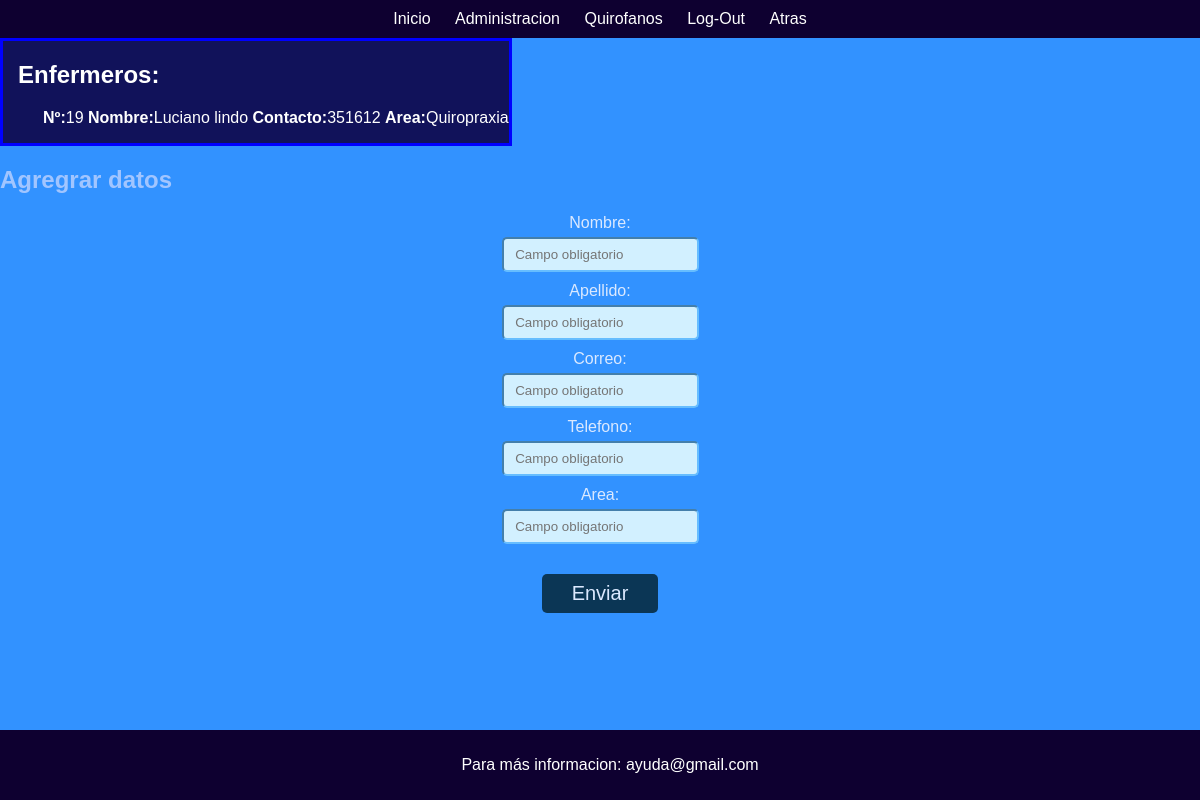
The app's page /Punk_Alerta_Azul/Punks-main/adm_enfermeros.php with its own data.
### tables this page shows
CREATE TABLE `enfermeros` (
  `id_enfermero` int(11) NOT NULL,
  `nombre` text NOT NULL,
  `apellido` text NOT NULL,
  `telefono` int(200) NOT NULL,
  `correo` varchar(200) NOT NULL,
  `area` text NOT NULL
);

### Punk_Alerta_Azul/Punks-main/adm_enfermeros.php (the view, shortened to what this page needs)
<!DOCTYPE html>
<html lang="en">
<head>
    <link rel="stylesheet" href="./css/Punk.css">
</head>
<body id="inicio">
    <div class="top-bar">
        <a href="#inicio">Inicio</a>
        <a href="adm.php">Administracion</a>
        <a href="hospital.php">Quirofanos</a>
        <a href="index.php">Log-Out</a>
        <a href="hospital.php">Atras</a>
    </div>
    <div class="mostrar">
    <h2 style="padding-left: 15px">Enfermeros:</h2>
        <?php
            include ("conexion.php");
            $consulta = mysqli_query($conexion,"SELECT * FROM enfermeros");
            while ($lista_consulta= mysqli_fetch_assoc($consulta) ){
        ?>
            <div>
                <ul>
                    <li><b>Nº:</b> <?php echo $lista_consulta["id_enfermero"];?> </li>
                    <li><b>Nombre:</b> <?php echo $lista_consulta["nombre"]." ".$lista_consulta["apellido"];?> </li>
                    <li><b>Contacto:</b> <?php echo $lista_consulta["telefono"];?> </li>
                    <li><b>Area:</b> <?php echo $lista_consulta["area"];?> </li>
                </ul>
            </div>
        <?php } ?>
    </div>
    <section class="Form">
        <h2>Agregrar datos</h2>
        <form action="insertar_enfermeros.php" method="POST">
            <div>
                <label> Nombre: </label>
                <input type="text" name="nombre" placeholder=" Campo obligatorio" required>
            </div>
            <div>
                <label> Apellido: </label>
                <input type="text" name="apellido" placeholder=" Campo obligatorio" required>
            </div>
            <div>
                <label> Correo: </label>
                <input type="email" name="correo" placeholder=" Campo obligatorio" required>
            </div>
            <div>
                <label> Telefono: </label>
                <input type="int" name="telefono" placeholder=" Campo obligatorio" required>
            </div>
            <div>
                <label> Area: </label>
                <input type="text" name="area" placeholder=" Campo obligatorio" required>
            </div>
            <div>
                <button type="submit" data-bs-toggle="modal" data-bs-target="#staticBackdrop">Enviar</button>
            </div>
        </form>
    </section>
    <div class="elemento-abajo">
        <p>Para más informacion: ayuda@gmail.com</p>
    </div>
</body>
</html>

### Punk_Alerta_Azul/Punks-main/css/Punk.css (style rules this page uses)
html { height: 100%; }
body { font-family: Arial, sans-serif; margin: 0; padding: 0; color: rgb(161, 197, 255); background-color: rgb(50, 146, 255); height: inherit; }
form { display: flex; flex-direction: column; align-items: center; margin-top: 15px; margin-bottom: 20px; }
label { display: block; margin-bottom: 5px; text-align: center; color: rgb(219, 233, 255); }
input { padding: 8px; border-radius: 5px; margin-bottom: 10px; background-color: rgb(210, 240, 255); border-color: rgb(102, 189, 255); }
button { font-size: 20px; margin-top: 20px; padding: 8px 30px; background-color: rgb(11, 54, 85); color: rgb(219, 233, 255); border: none; border-radius: 5px; cursor: pointer; }
.top-bar { background-color: #0e0030; color: #fff; padding: 10px 0; text-align: center; }
.top-bar a { color: #fff; text-decoration: none; margin: 0 10px; }
.elemento-abajo { position: fixed; bottom: 0; width: 100%; background-color: #0e0030; color: #fff; padding: 10px; text-align: center; }

### Punk_Alerta_Azul/Punks-main/adm_enfermeros.php (style rules this page uses)
.mostrar { display: inline-block; color: white; background-color: #11125a; border: 3px solid blue; align-items: center; }
.mostrar ul li { list-style: none; display: inline-flex; color: white; background-color: #11125a; }

### records on screen
enfermeros: id_enfermero "19", nombre "Luciano", apellido "lindo", telefono "351612", area "Quiropraxia"
